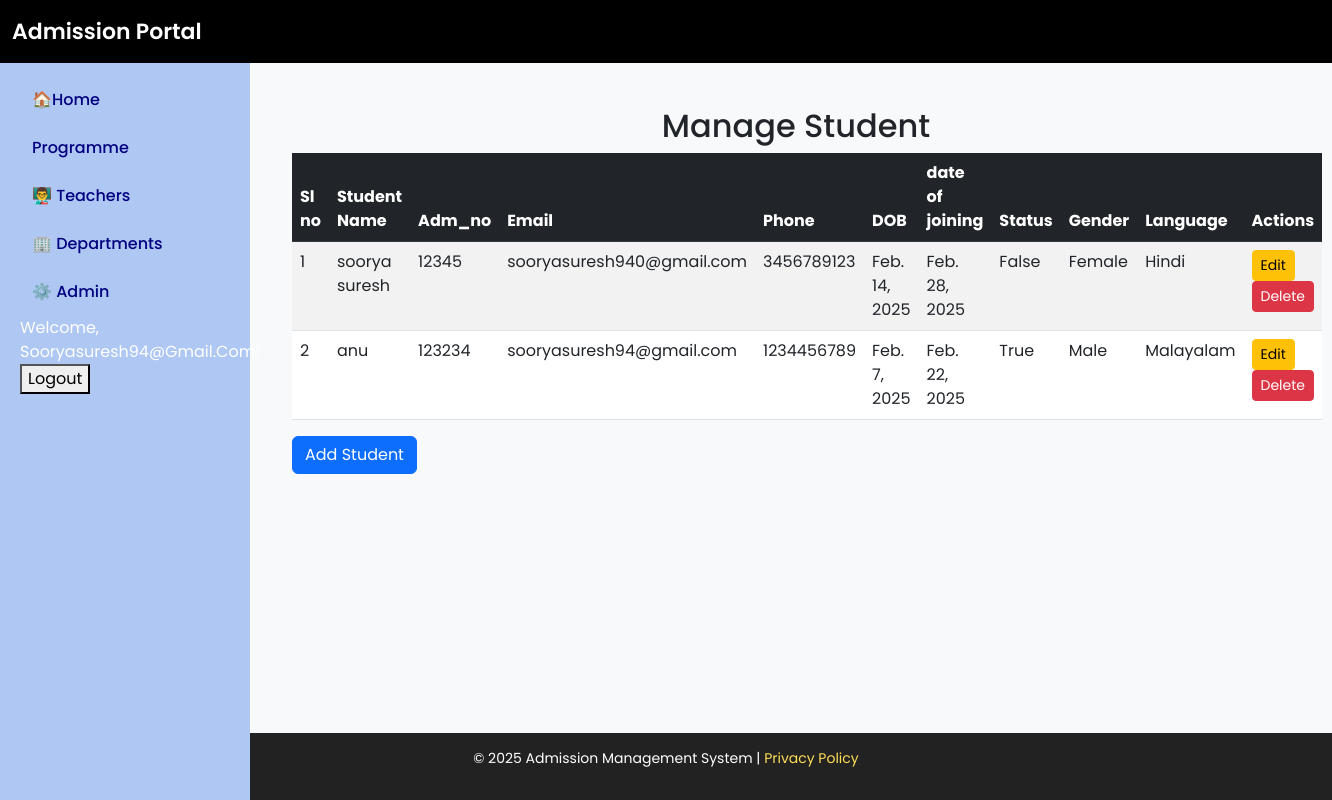
The page /manage_students/ (signed in) on the database its author committed.
### admission/models.py (models this page shows, shortened)
class Student(models.Model):
    user = models.OneToOneField(User, on_delete=models.CASCADE,null=True,default=None)
    stud_name = models.CharField(max_length=100)
    stud_adm_no = models.CharField(max_length=20, unique=True)
    stud_reg_no = models.CharField(max_length=20, unique=True, blank=True, null=True)
    stud_roll_no = models.CharField(max_length=20, unique=True, blank=True, null=True)
    aadhaar = models.CharField(max_length=12, unique=True)
    abc_id = models.CharField(max_length=50, blank=True, null=True)
    email = models.EmailField(unique=True)
    phone = models.CharField(max_length=15)
    dob = models.DateField()
    caste = models.ForeignKey(Caste, on_delete=models.SET_NULL, blank=True, null=True)  # Foreign Key to Caste
    religion = models.ForeignKey(Religion, on_delete=models.SET_NULL, blank=True, null=True)  # Foreign Key to Religion
    quota = models.ForeignKey(Quota, on_delete=models.SET_NULL, blank=True, null=True)
    category = models.ForeignKey(Category, on_delete=models.SET_NULL, blank=True, null=True)
    program= models.ForeignKey(Program, on_delete=models.SET_NULL, blank=True, null=True)  # Foreign Key to Quota# Foreign Key to Quota
    pathway= models.ForeignKey(Pathway, on_delete=models.SET_NULL, blank=True, null=True)  # Foreign Key to Quota# Foreign Key to Quota
    board=models.ForeignKey(Board, on_delete=models.SET_NULL, blank=True, null=True)
    normalized_mark = models.FloatField(default=0.0)
    parent_name = models.CharField(max_length=100)
    parent_mob = models.CharField(max_length=15)
    house_name = models.CharField(max_length=100)
    post = models.CharField(max_length=50)
    district = models.CharField(max_length=50)
    state = models.CharField(max_length=50)
    pincode = models.CharField(max_length=10)
    date_of_joining = models.DateField()
    income = models.DecimalField(max_digits=10, decimal_places=2, blank=True, null=True)
    egrantz = models.BooleanField(default=False)
    status = models.BooleanField(default=True)  # Active/Inactive
    gender = models.CharField(max_length=10, choices=[('Male', 'Male'), ('Female', 'Female'), ('Other', 'Other')])
    blood_group = models.CharField(max_length=5, choices=[('A+', 'A+'), ('A-', 'A-'), ('B+', 'B-'), ('O+', 'O-'), ('AB+', 'AB-')])
    language=models.CharField(max_length=10, choices=[('Malayalam', 'Malayalam'), ('Hindi', 'Hindi')] ,default='Malayalam')
    identification_mark = models.TextField(blank=True, null=True)

### admission/views.py (the view)
# urls.py: path('manage_students/', views.manage_student, name='manage_student'),  # View all students
def manage_student(request):
    students = Student.objects.all()
    return render(request, 'manage_student.html', {'students': students})

### admission/templates/manage_student.html
{% extends 'base.html' %}
{% block content %}
<div class="container mt-4">
    <h2 class="text-center">Manage Student</h2>
    <table class="table table-striped">
        <thead class="table-dark">
            <tr>
                <th>Sl no</th>
                <th>Student Name</th>
                <th>Adm_no</th>
                <th>Email</th>
                <th>Phone</th>
                <th>DOB</th>
                <th>date of joining</th>
                <th>Status</th>
                <th>Gender</th>
                <th>Language</th>
                <th>Actions</th>
            </tr>
        </thead>
        <tbody>
            {% for student in students %}
            <tr>
                <td>{{ forloop.counter }}</td>
                <td>{{ student.stud_name }}</td>
                <td>{{student.stud_adm_no}}</td>
                <td>{{ student.email }}</td>
                <td>{{ student.phone }}</td>
                <td>{{ student.dob }}</td>
                <td>{{ student.date_of_joining }}</td>
                <td>{{ student.status }}</td>
                <td>{{ student.gender }}</td>
                <td>{{ student.language }}</td>
                <td>
                    <a href="{% url 'edit_student' student.id %}" class="btn btn-warning btn-sm">Edit</a>
                    <a href="{% url 'delete_student' student.id %}" class="btn btn-danger btn-sm">Delete</a>
                </td>
            </tr>
            {% empty %}
            <tr>
                <td colspan="3" class="text-center">No Student available.</td>
            </tr>
            {% endfor %}
        </tbody>
    </table>
    <a href="{% url 'add_student' %}" class="btn btn-primary">Add Student</a>
</div>
{% endblock %}

### templates/base.html (shortened to what this page needs)
<!DOCTYPE html>
<html lang="en">
<head>
    <link href="https://cdn.jsdelivr.net/npm/bootstrap@5.3.0/dist/css/bootstrap.min.css" rel="stylesheet">
</head>
<body>
    <nav class="navbar navbar-expand-lg navbar-dark fixed-top">
        <div class="container-fluid">
            <a class="navbar-brand" href="/">Admission Portal</a>
        </div>
    </nav>
    <div class="sidebar">
        <ul class="nav flex-column">
            <li class="nav-item"><a class="nav-link" href="/index"> 🏠Home</a></li>
            <li class="nav-item"><a class="nav-link" href="/manage_program"> Programme</a></li>
            <li class="nav-item"><a class="nav-link" href="">👨‍🏫 Teachers</a></li>
            <li class="nav-item"><a class="nav-link" href="/manage_department">🏢 Departments</a></li>
            <li class="nav-item"><a class="nav-link" href="#">⚙️ Admin</a></li>
            {% if user.is_authenticated %}
                <ul class="navbar-nav">
                    <li class="nav-item">
                        <span class="navbar-text text-white me-3">Welcome, {{ user.username|title }}!</span>
                    </li>
                    <li>
                        <form  method="post" action="{% url 'logout' %}">
                            <button class="logout" type="submit">Logout</button>
                          </form>
                    </li>
                </ul>
                {% else %}
                <ul class="navbar-nav">
                    <li class="nav-item">
                        <a class="nav-link" href="#">Login</a>
                    </li>
                </ul>
                {% endif %}
        </ul>
    </div>
    <div class="content">
        {% block content %}
        {% endblock %}
    </div>
    <footer class="footer">
        <p>&copy; 2025 Admission Management System | <a href="#">Privacy Policy</a></p>
    </footer>
</body>
</html>

### templates/base.html (style rules this page uses)
body { font-family: 'Poppins', sans-serif; background: #f8f9fa; display: flex; min-height: 100vh; flex-direction: column; }
.navbar { background: #000 !important; padding: 10px 0; position:relative; }
.navbar-brand { font-weight: 600; font-size: 22px; color: #fff; }
.sidebar { width: 250px; height: 100vh; position: fixed; left: 0; top: 56px; background:rgb(175,199,243); padding: 20px; }
.sidebar .nav-link { color:navy; font-weight: 500; padding: 12px; border-radius: 5px; transition: all 0.3s; display: block; }
.content { margin-left: 260px; padding: 20px; flex-grow: 1; }
.footer { background: #222; color: white; text-align: center; padding: 15px; margin-top: 20px; font-size: 14px; }
.footer a { color: #ffdd57; text-decoration: none; }

### rows shown on the page
Student: stud_name "soorya suresh", stud_adm_no "12345", email "sooryasuresh940@gmail.com", phone "3456789123", dob "Feb. 14, 2025", date_of_joining "Feb. 28, 2025", status "False", gender "Female", language "Hindi"
Student: stud_name "anu", stud_adm_no "123234", email "sooryasuresh94@gmail.com", phone "1234456789", dob "Feb. 7, 2025", date_of_joining "Feb. 22, 2025", status "True", gender "Male", language "Malayalam"

### other values the page prints
{{ user.username|title }} "Sooryasuresh94@Gmail.Com"
